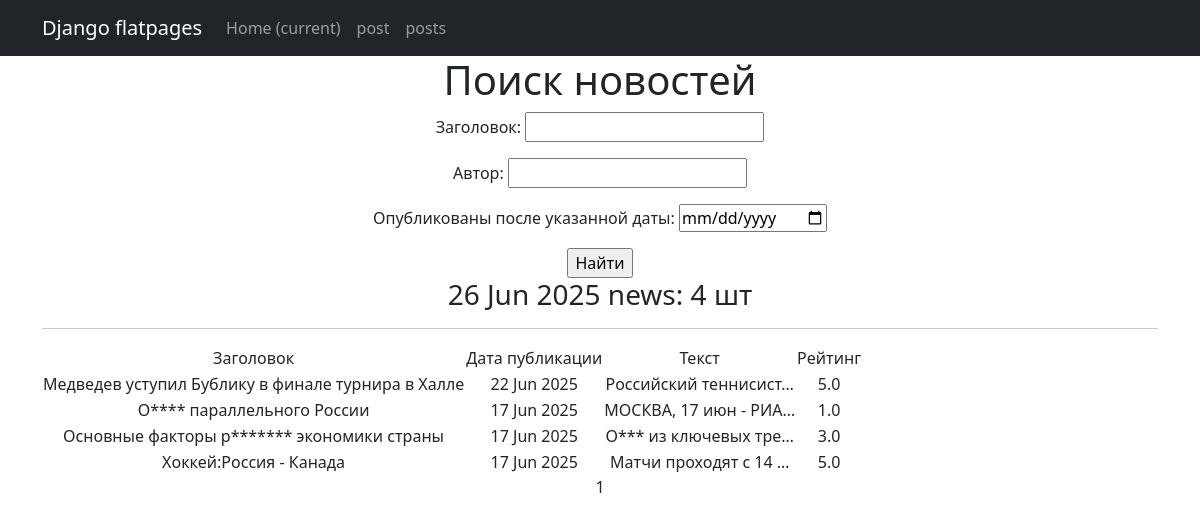
Page /news/search/ on the earlier database version.
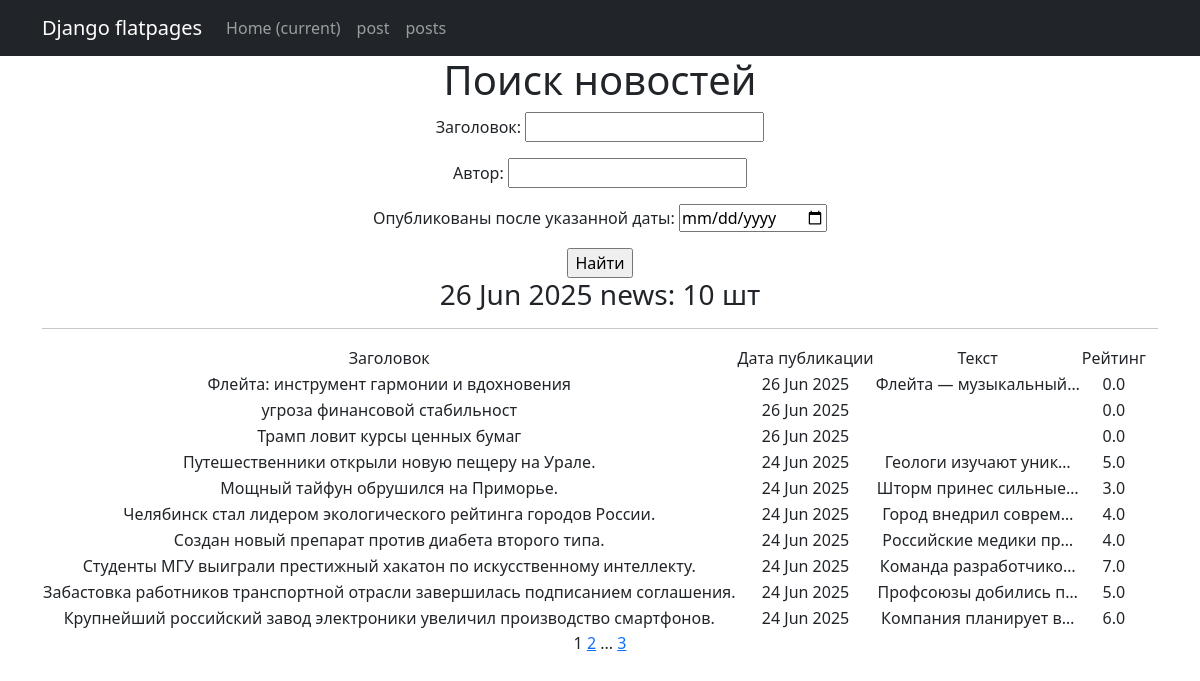
Same page on the later database version.
### news/models.py (models this page shows, shortened)
class Post(models.Model):
    author = models.ForeignKey(Author, on_delete=models.CASCADE)
    article = models.BooleanField(default=False)
    time_in = models.DateTimeField(auto_now_add=True)
    category = models.ManyToManyField(Category, through='PostCategory')
    heading = models.CharField(max_length=255, unique=True)
    text = models.TextField()
    rating_post = models.FloatField(default=0.0)

### news/views.py (the view)
# urls.py: path('news/search/', PostSearch.as_view(), name = 'post_search'),
class PostSearch(ListView):
    model = Post
    ordering = '-time_in'
    template_name = 'news_search.html'
    context_object_name = 'posts'
    paginate_by = 10
    def get_context_data(self, **kwargs):
        context = super().get_context_data(**kwargs)
        context['time_now'] = datetime.utcnow()
        context['next_sale'] = None
        context['filterset'] = self.filterset
        return context
    def get_queryset(self):
        queryset = super().get_queryset()
        self.filterset = PostFilter(self.request.GET, queryset)
        return self.filterset.qs

### news/templatetags/custom_filters.py (called while the page is built)
@register.filter()
def censor(value):
   if not  isinstance(value, str):
      raise FilterException("Фильтр применяется только к строке")
   for word in OBSCENE_WORDS:
       word_low = word.title()
       value = value.replace(word,word[0]+ '*' * (len(word) - 1))
       value = value.replace(word_low, word_low[0] + '*' * (len(word) - 1))
   return value

### news/templatetags/custom_tags.py (called while the page is built)
@register.simple_tag()
def current_time(format_string='%b %d %Y'):
   return datetime.utcnow().strftime(format_string)

@register.simple_tag(takes_context=True)
def url_replace(context, **kwargs):
   d = context['request'].GET.copy()
   for k, v in kwargs.items():
       d[k] = v
   return d.urlencode()

### templates/news_search.html (shortened to what this page needs)
{% extends 'flatpages/default.html' %}
{% load custom_filters %}
{% load custom_tags %}
{% block content %}
   <h1>Поиск новостей</h1>
  <form action="" method="get">
       {{ filterset.form.as_p }}
      <input type="submit" value="Найти" />
   </form>
   <h3>{% current_time '%d %b  %Y' %}  news: {{posts|length}} шт</h3>
   <hr>
   {% if posts %}
       <table>
           <tr>
               <td>Заголовок</td>
               <td>Дата публикации</td>
               <td>Текст</td>
               <td>Рейтинг</td>
           </tr>
           {% for post in posts %}
           <tr>
               <td>{{ post.heading |censor}}</td>
               <td>{{ post.time_in|date:'d M Y'}}</td>
               <td>{{ post.text|truncatechars:21|censor }}</td>
               <td>{{ post.rating_post }}</td>
           </tr>
           {% endfor %}
       </table>
   {% else %}
       <h2>Новостей нет!</h2>
   {% endif %}
   {{ page_obj.number }}
   {% if page_obj.has_next %}
       <a href="?{% url_replace page=page_obj.next_page_number %}">{{ page_obj.next_page_number }}</a>
       {% if paginator.num_pages != page_obj.next_page_number %}
           ...
           <a href="?{% url_replace page=page_obj.paginator.num_pages %}">{{ page_obj.paginator.num_pages }}</a>
       {% endif %}
   {% endif %}
{% endblock content %}

Differences in the rows shown:
no longer on this page (row unchanged): Post: heading|censor "Медведев уступил Бублику в финале турнира в Халле", time_in "22 Jun 2025", text|censor "Российский теннисист…", rating_post "5.0"
no longer on this page (row unchanged): Post: heading|censor "О**** параллельного России", time_in "17 Jun 2025", text|censor "МОСКВА, 17 июн - РИА…", rating_post "1.0"
no longer on this page (row unchanged): Post: heading|censor "Основные факторы р******* экономики страны", time_in "17 Jun 2025", text|censor "О*** из ключевых тре…", rating_post "3.0"
no longer on this page (row edited): Post: heading|censor "Хоккей:Россия - Канада", time_in "17 Jun 2025", text|censor "Матчи проходят с 14 …", rating_post "5.0"
added Post: heading|censor "Флейта: инструмент гармонии и вдохновения", time_in "26 Jun 2025", text|censor "Флейта — музыкальный…", rating_post "0.0"
added Post: heading|censor "угроза финансовой стабильност", time_in "26 Jun 2025", rating_post "0.0"
added Post: heading|censor "Трамп ловит курсы ценных бумаг", time_in "26 Jun 2025", rating_post "0.0"
added Post: heading|censor "Путешественники открыли новую пещеру на Урале.", time_in "24 Jun 2025", text|censor "Геологи изучают уник…", rating_post "5.0"
added Post: heading|censor "Мощный тайфун обрушился на Приморье.", time_in "24 Jun 2025", text|censor "Шторм принес сильные…", rating_post "3.0"
added Post: heading|censor "Челябинск стал лидером экологического рейтинга городов России.", time_in "24 Jun 2025", text|censor "Город внедрил соврем…", rating_post "4.0"
added Post: heading|censor "Создан новый препарат против диабета второго типа.", time_in "24 Jun 2025", text|censor "Российские медики пр…", rating_post "4.0"
added Post: heading|censor "Студенты МГУ выиграли престижный хакатон по искусственному интеллекту.", time_in "24 Jun 2025", text|censor "Команда разработчико…", rating_post "7.0"
added Post: heading|censor "Забастовка работников транспортной отрасли завершилась подписанием соглашения.", time_in "24 Jun 2025", text|censor "Профсоюзы добились п…", rating_post "5.0"
added Post: heading|censor "Крупнейший российский завод электроники увеличил производство смартфонов.", time_in "24 Jun 2025", text|censor "Компания планирует в…", rating_post "6.0"
Other differences:
{{ posts|length }}: "4" → "10"
{{ page_obj.next_page_number }}: (not shown) → "2"
{{ page_obj.paginator.num_pages }}: (not shown) → "3"
